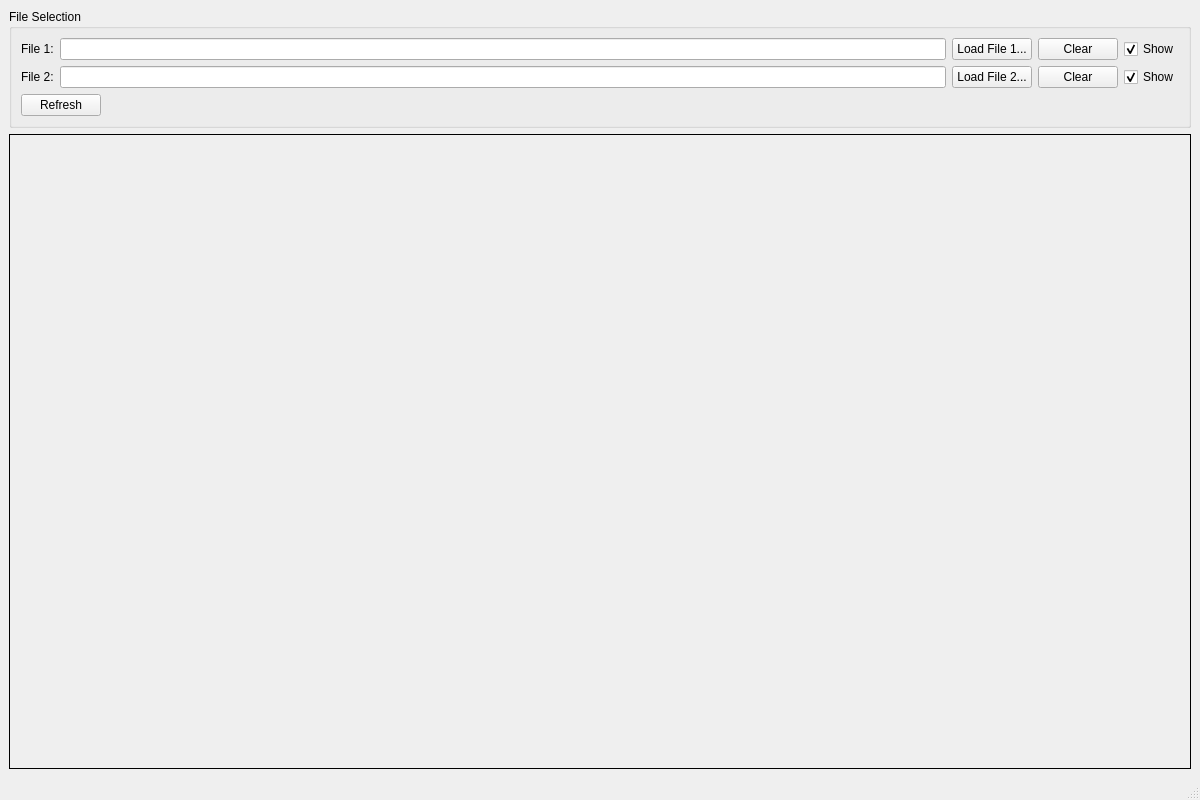
<?xml version="1.0" encoding="UTF-8"?>
<ui version="4.0">
 <class>MainWindow</class>
 <widget class="QMainWindow" name="MainWindow">
  <property name="geometry">
   <rect>
    <x>0</x>
    <y>0</y>
    <width>1200</width>
    <height>800</height>
   </rect>
  </property>
  <property name="windowTitle">
   <string>AlgoMemsZeroBiasPlot - MEMS Zero Bias Viewer</string>
  </property>
  <widget class="QWidget" name="centralwidget">
   <layout class="QVBoxLayout" name="verticalLayout">
    <item>
     <widget class="QGroupBox" name="groupBox">
      <property name="title">
       <string>File Selection</string>
      </property>
      <layout class="QGridLayout" name="gridLayout">
       <item row="0" column="0">
        <widget class="QLabel" name="label">
         <property name="text">
          <string>File 1:</string>
         </property>
        </widget>
       </item>
       <item row="0" column="1">
        <widget class="QLineEdit" name="txtFile1">
         <property name="readOnly">
          <bool>true</bool>
         </property>
        </widget>
       </item>
       <item row="0" column="2">
        <widget name="btnLoadFile1" class="QPushButton">
         <property name="text">
          <string>Load File 1...</string>
         </property>
        </widget>
       </item>
       <item row="0" column="3">
        <widget class="QPushButton" name="btnClearFile1">
         <property name="text">
          <string>Clear</string>
         </property>
        </widget>
       </item>
       <item row="0" column="4">
        <widget class="QCheckBox" name="chkShowFile1">
         <property name="text">
          <string>Show</string>
         </property>
         <property name="checked">
          <bool>true</bool>
         </property>
        </widget>
       </item>
       <item row="1" column="0">
        <widget class="QLabel" name="label_2">
         <property name="text">
          <string>File 2:</string>
         </property>
        </widget>
       </item>
       <item row="1" column="1">
        <widget class="QLineEdit" name="txtFile2">
         <property name="readOnly">
          <bool>true</bool>
         </property>
        </widget>
       </item>
       <item row="1" column="2">
        <widget class="QPushButton" name="btnLoadFile2">
         <property name="text">
          <string>Load File 2...</string>
         </property>
        </widget>
       </item>
       <item row="1" column="3">
        <widget class="QPushButton" name="btnClearFile2">
         <property name="text">
          <string>Clear</string>
         </property>
        </widget>
       </item>
       <item row="1" column="4">
        <widget class="QCheckBox" name="chkShowFile2">
         <property name="text">
          <string>Show</string>
         </property>
         <property name="checked">
          <bool>true</bool>
         </property>
        </widget>
       </item>
       <item row="2" column="0" colspan="5">
        <layout class="QHBoxLayout" name="horizontalLayout">
         <item>
          <widget class="QPushButton" name="btnRefresh">
           <property name="text">
            <string>Refresh</string>
           </property>
          </widget>
         </item>
         <item>
          <spacer name="horizontalSpacer">
           <property name="orientation">
            <enum>Qt::Horizontal</enum>
           </property>
           <property name="sizeHint" stdset="0">
            <size>
             <width>40</width>
             <height>20</height>
            </size>
           </property>
          </spacer>
         </item>
        </layout>
       </item>
      </layout>
     </widget>
    </item>
    <item>
     <widget class="QLabel" name="lblDisplay">
      <property name="sizePolicy">
       <sizepolicy hsizetype="Expanding" vsizetype="Expanding">
        <horstretch>0</horstretch>
        <verstretch>0</verstretch>
       </sizepolicy>
      </property>
      <property name="frameShape">
       <enum>QFrame::Box</enum>
      </property>
      <property name="text">
       <string/>
      </property>
      <property name="alignment">
       <set>Qt::AlignCenter</set>
      </property>
     </widget>
    </item>
   </layout>
  </widget>
  <widget class="QMenuBar" name="menubar">
   <property name="geometry">
    <rect>
     <x>0</x>
     <y>0</y>
     <width>1200</width>
     <height>22</height>
    </rect>
   </property>
  </widget>
  <widget class="QStatusBar" name="statusbar"/>
 </widget>
 <resources/>
 <connections/>
</ui>
